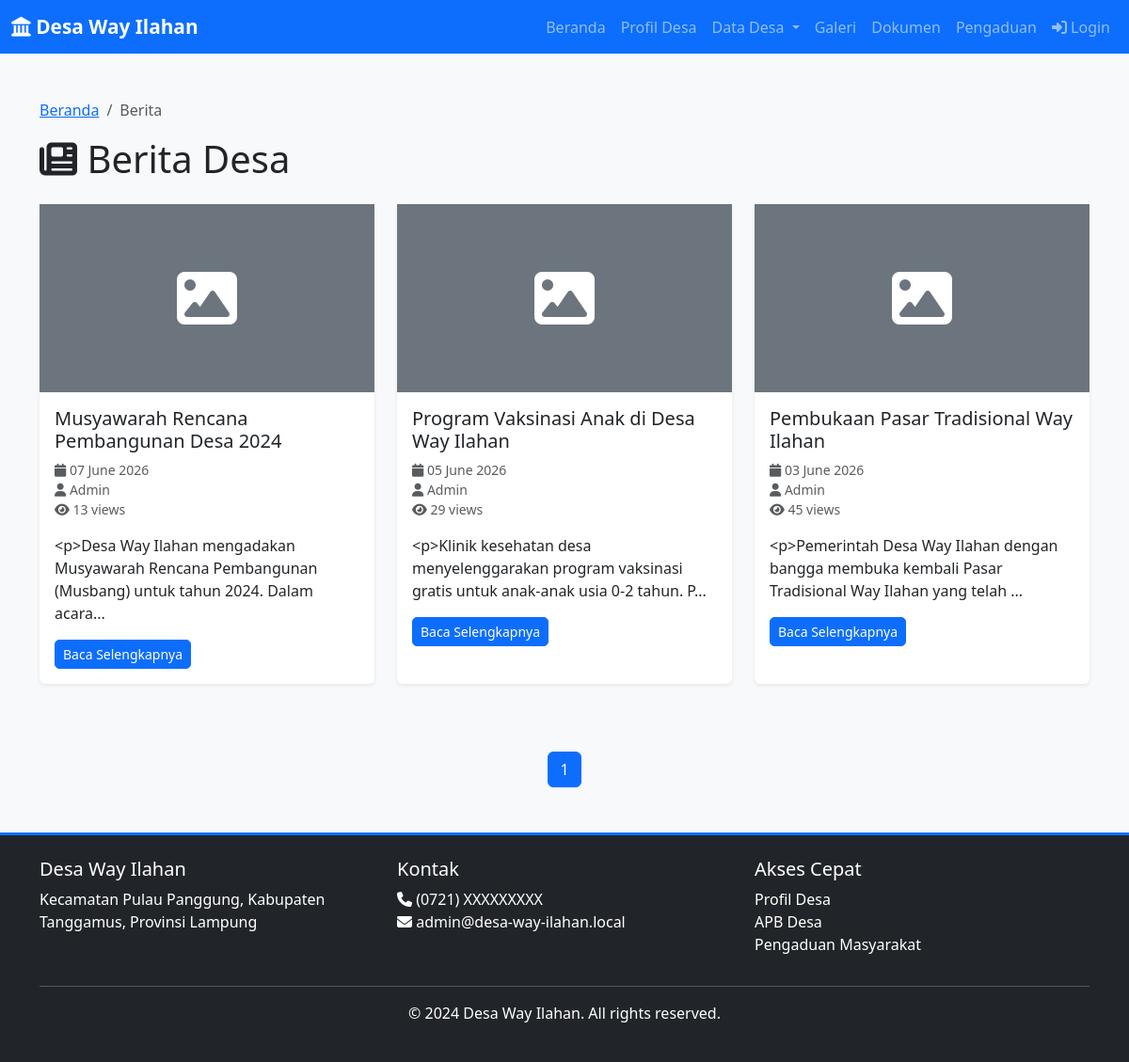
Screenshot of /berita with the database file from the repository.
### app/models.py (models this page shows, shortened)
class Berita(db.Model):
    id = db.Column(db.Integer, primary_key=True)
    judul = db.Column(db.String(255), nullable=False)
    konten = db.Column(db.Text, nullable=False)
    slug = db.Column(db.String(255), unique=True, nullable=False, index=True)
    thumbnail = db.Column(db.String(255))
    penulis = db.Column(db.String(120), nullable=False)
    tanggal_publikasi = db.Column(db.DateTime, default=datetime.utcnow)
    dibuat_pada = db.Column(db.DateTime, default=datetime.utcnow)
    diupdate_pada = db.Column(db.DateTime, default=datetime.utcnow, onupdate=datetime.utcnow)
    is_published = db.Column(db.Boolean, default=True)
    views = db.Column(db.Integer, default=0)

### app/routes.py (the view)
@public_bp.route('/berita')
def berita():
    page = request.args.get('page', 1, type=int)
    berita = Berita.query.filter_by(is_published=True).order_by(
        Berita.tanggal_publikasi.desc()
    ).paginate(page=page, per_page=10)
    return render_template('public/berita.html', berita=berita)

### app/templates/public/berita.html (shortened to what this page needs)
{% extends "base.html" %}
{% block content %}
<div class="container my-5">
    <nav aria-label="breadcrumb">
        <ol class="breadcrumb">
            <li class="breadcrumb-item"><a href="{{ url_for('public.index') }}">Beranda</a></li>
            <li class="breadcrumb-item active">Berita</li>
        </ol>
    </nav>
    <h1 class="mb-4"><i class="fas fa-newspaper"></i> Berita Desa</h1>
    {% if berita.items %}
    <div class="row">
        {% for item in berita.items %}
        <div class="col-md-6 col-lg-4 mb-4">
            <div class="card h-100 shadow-sm">
                {% if item.thumbnail %}
                <img src="{{ url_for('static', filename='uploads/' + item.thumbnail) }}" class="card-img-top" alt="{{ item.judul }}" style="height: 200px; object-fit: cover;">
                {% else %}
                <div class="bg-secondary text-white p-4 text-center" style="height: 200px; display: flex; align-items: center; justify-content: center;">
                    <i class="fas fa-image fa-4x"></i>
                </div>
                {% endif %}
                <div class="card-body">
                    <h5 class="card-title">{{ item.judul }}</h5>
                    <p class="card-text text-muted small">
                        <i class="fas fa-calendar"></i> {{ item.tanggal_publikasi.strftime('%d %B %Y') }}<br>
                        <i class="fas fa-user"></i> {{ item.penulis }}<br>
                        <i class="fas fa-eye"></i> {{ item.views }} views
                    </p>
                    <p class="card-text">{{ item.konten[:100] }}...</p>
                    <a href="{{ url_for('public.detail_berita', slug=item.slug) }}" class="btn btn-primary btn-sm">Baca Selengkapnya</a>
                </div>
            </div>
        </div>
        {% endfor %}
    </div>
    <nav class="mt-5">
        <ul class="pagination justify-content-center">
            {% for page_num in berita.iter_pages() %}
                {% if page_num %}
                    {% if page_num == berita.page %}
                    <li class="page-item active">
                        <span class="page-link">{{ page_num }}</span>
                    </li>
                    {% else %}
                    <li class="page-item">
                        <a class="page-link" href="{{ url_for('public.berita', page=page_num) }}">{{ page_num }}</a>
                    </li>
                    {% endif %}
                {% else %}
                    <li class="page-item disabled">
                        <span class="page-link">...</span>
                    </li>
                {% endif %}
            {% endfor %}
        </ul>
    </nav>
    {% else %}
    <div class="alert alert-info">Belum ada berita</div>
    {% endif %}
</div>
{% endblock %}

### app/static/css/style.css (style rules this page uses)
:root { --primary-color: #0d6efd; --secondary-color: #6c757d; --success-color: #198754; --danger-color: #dc3545; --warning-color: #ffc107; --info-color: #0dcaf0; }
* { scroll-behavior: smooth; }
body { font-family: 'Segoe UI', Tahoma, Geneva, Verdana, sans-serif; background-color: #f8f9fa; }
.card { border: none; transition: transform 0.3s ease, box-shadow 0.3s ease; }
.btn { border-radius: 5px; transition: all 0.3s ease; font-weight: 500; }
.breadcrumb { background-color: transparent; }
.pagination { gap: 0.5rem; }

### rows the page displays
Berita: judul "Musyawarah Rencana Pembangunan Desa 2024", tanggal_publikasi "07 June 2026", penulis "Admin", views "13", konten "<p>Desa Way Ilahan mengadakan Musyawarah Rencana Pembangunan (Musbang) untuk tahun 2024. Dalam acara"
Berita: judul "Program Vaksinasi Anak di Desa Way Ilahan", tanggal_publikasi "05 June 2026", penulis "Admin", views "29", konten "<p>Klinik kesehatan desa menyelenggarakan program vaksinasi gratis untuk anak-anak usia 0-2 tahun. P"
Berita: judul "Pembukaan Pasar Tradisional Way Ilahan", tanggal_publikasi "03 June 2026", penulis "Admin", views "45", konten "<p>Pemerintah Desa Way Ilahan dengan bangga membuka kembali Pasar Tradisional Way Ilahan yang telah"

### other values shown
{{ page_num }} "1"
